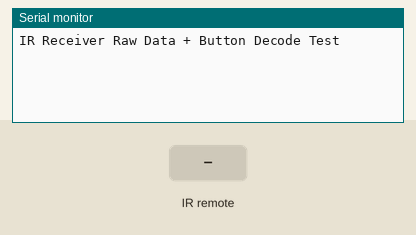
A sketch run on a simulated Arduino Uno, built with avr-gcc and run on an emulated ATmega328P. Parts: the last lines printed to the serial monitor. The inputs (shaded band) are chosen by the test bench.

Above: at 1.2 s.
1.3 s: infrared code 0xFFFFFFFF received
At 2.5 s:
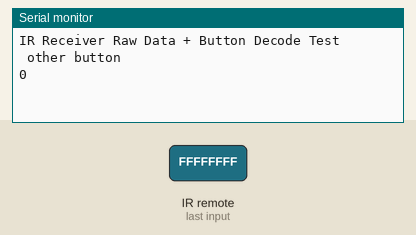
2.8 s: infrared code 0xFF18E7 received
At 4.0 s:
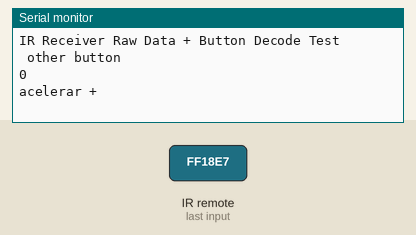
4.3 s: infrared code 0xFF10EF received
At 5.2 s:
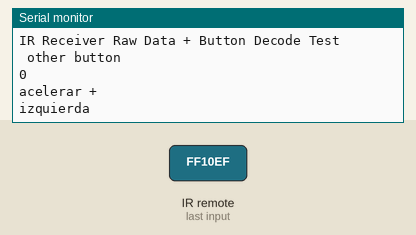
5.8 s: infrared code 0xFF38C7 received
At 6.4 s:
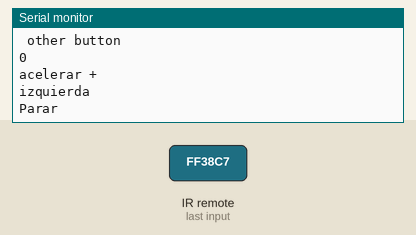
7.3 s: infrared code 0xFF5AA5 received
At 8.7 s:
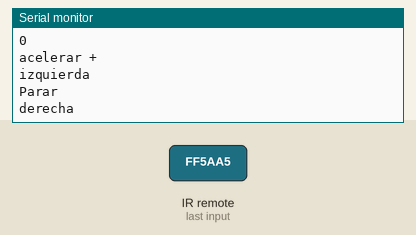

The sketch:

IR_Pruebas.ino
```cpp
/* YourDuino.com Example Software Sketch
 IR Remote Kit Test
 Uses YourDuino.com IR Infrared Remote Control Kit 2
 http://arduino-direct.com/sunshop/index.php?l=product_detail&p=153
 based on code by Ken Shirriff - http://arcfn.com
 Get Library at: https://github.com/shirriff/Arduino-IRremote
 Unzip folder into Libraries. RENAME folder IRremote
 terry@yourduino.com */


#include "IRremote.h"

int receiver = 7; // pin 1 of IR receiver to Arduino digital pin 11

IRrecv irrecv(receiver);
decode_results results;

unsigned  long command;

void setup()
{
  Serial.begin(9600);
  Serial.println("IR Receiver Raw Data + Button Decode Test");
  irrecv.enableIRIn(); // Start the receiver

}


void loop()
{
  if (irrecv.decode(&results)) // have we received an IR signal?
  {
    translateIR();
    irrecv.resume(); // receive the next value
  }


}

/*-----( Declare User-written Functions )-----*/
void translateIR() // takes action based on IR code received

// describing Car MP3 IR codes

{

  if(results.value!=0xFFFFFFFF){
      command=results.value;
  }

  switch(command)
  {

  case 0xFF18E7:  //2
    Serial.println("acelerar +");
    break;


  case 0xFF10EF:  //4
    Serial.println("izquierda");
    break;

  case 0xFF38C7:  //5
    Serial.println("Parar");
    break;

  case 0xFF5AA5:  //6
    Serial.println("derecha");
    break;

  case 0xFF4AB5:  //8
    Serial.println("acelerar -");
    break;
  default:
    Serial.println(" other button   ");
    Serial.println(command,HEX);

  }
  delay(500);
    /*
  case 0xFF42BD:  //7
    Serial.println(" 7              ");
    break;

  case 0xFF7A85:  //3
    Serial.println(" 3              ");
    break;  case 0xFF52AD:  //9
    Serial.println(" 9              ");
    break;
  case 0xFFA25D:
    Serial.println(" CH-            ");
    break;

  case 0xFF629D:
    Serial.println(" CH             ");
    break;

  case 0xFFE21D:
    Serial.println(" CH+            ");
    break;

  case 0xFF22DD:
    Serial.println(" PREV           ");
    break;

  case 0xFF02FD:
    Serial.println(" NEXT           ");
    break;

  case 0xFFC23D:
    Serial.println(" PLAY/PAUSE     ");
    break;

  case 0xFFE01F:
    Serial.println(" VOL-           ");
    break;

  case 0xFFA857:
    Serial.println(" VOL+           ");
    break;

  case 0xFF906F:
    Serial.println(" EQ             ");
    break;

  case 0xFF6897:
    Serial.println(" 0              ");
    break;

  case 0xFF9867:
    Serial.println(" 100+           ");
    break;

  case 0xFFB04F:
    Serial.println(" 200+           ");
    break;

  case 0xFF30CF:
    Serial.println(" 1              ");
    break;
*/

}
```

Measured:
- after the input at 1.3 s, the serial monitor: prints a new line at once (image 1)
- after the input at 2.8 s, the serial monitor: prints a new line at once (image 2)
- after the input at 4.3 s, the serial monitor: prints a new line at once (image 3)
- after the input at 5.8 s, the serial monitor: prints a new line at once (image 4)
- after the input at 7.3 s, the serial monitor: prints a new line at once (image 5)
